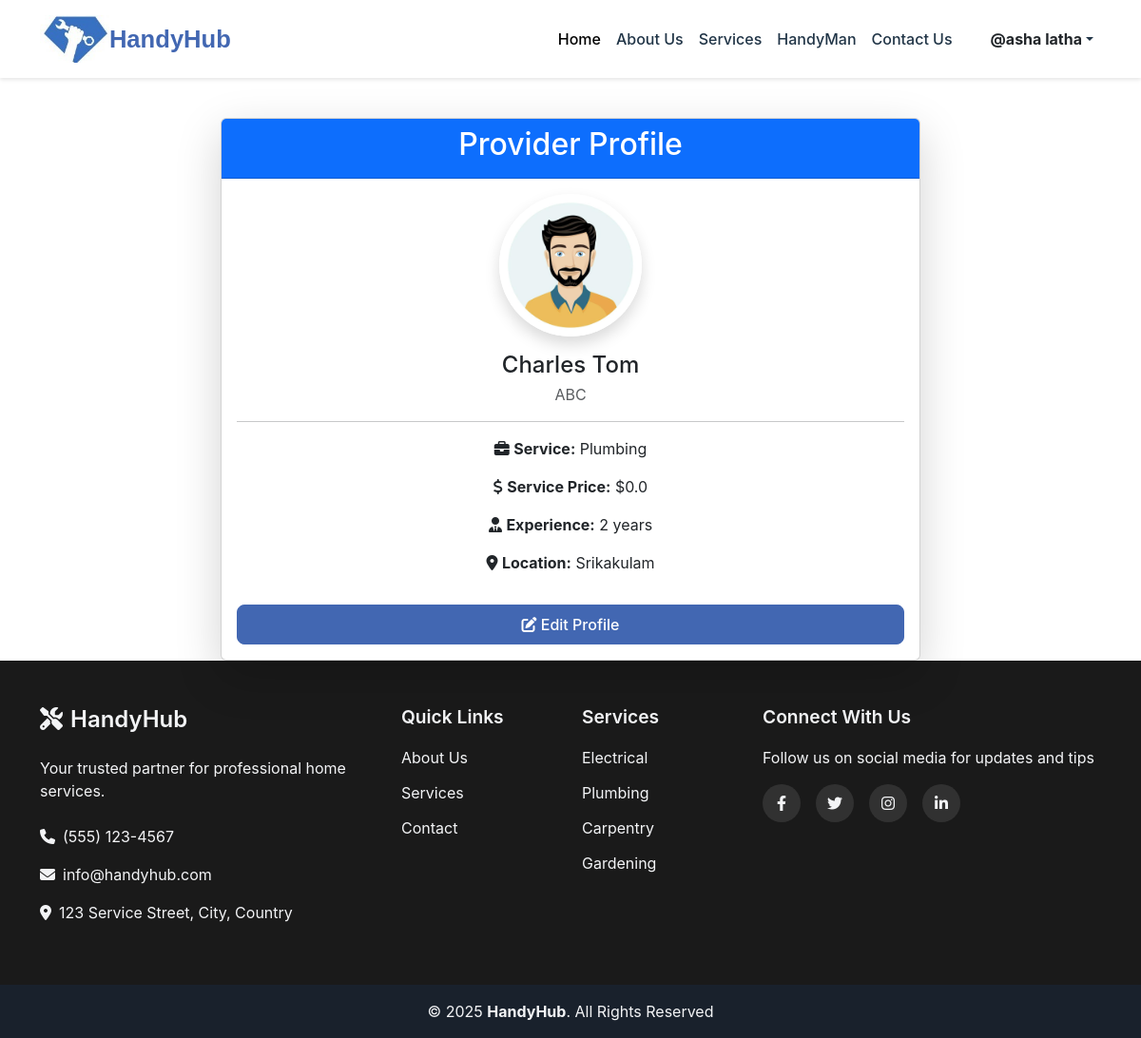
/profile-provider (signed in), run on the app's committed database.
### HandyHub/Handy/models.py (models this page shows, shortened)
class User(db.Model, UserMixin):
    id = db.Column(db.Integer, primary_key=True)
    first_name = db.Column(db.String(100), nullable=False)
    last_name = db.Column(db.String(100), nullable=False)
    email = db.Column(db.String(120), unique=True, nullable=False, index=True)
    phone = db.Column(db.String(15), unique=True, nullable=False, index=True)
    address = db.Column(db.String(500), nullable=False)
    role = db.Column(db.String(20), nullable=False)
    image = db.Column(db.String(255), nullable=True, default='default.png')
    password_hash = db.Column(db.String(256), nullable=False)
    created_at = db.Column(db.DateTime, default=datetime.utcnow)

class Provider(db.Model, UserMixin):
    id = db.Column(db.Integer, primary_key=True)
    first_name = db.Column(db.String(100), nullable=False)
    last_name = db.Column(db.String(100), nullable=False)
    business_name = db.Column(db.String(100), nullable=False)
    email = db.Column(db.String(120), unique=True, nullable=False, index=True)
    phone = db.Column(db.String(15), unique=True, nullable=False, index=True)
    password_hash = db.Column(db.String(256), nullable=False)
    service_id = db.Column(db.Integer, db.ForeignKey('service.id'), nullable=False)
    service = db.relationship('Service', backref=db.backref('providers', lazy=True))
    service_price = db.Column(db.Float, nullable=False, default=0.0)
    experience = db.Column(db.Integer, nullable=True)
    image = db.Column(db.String(255), nullable=True, default='default.png')
    location = db.Column(db.String(255), nullable=True)
    rating = db.Column(db.Float, default=0.0)
    role = db.Column(db.String(20), nullable=False)
    created_at = db.Column(db.DateTime, default=datetime.utcnow)

class Service(db.Model):
    id = db.Column(db.Integer, primary_key=True)
    name = db.Column(db.String(100), unique=True, nullable=False)
    description = db.Column(db.Text, nullable=True)

### HandyHub/Handy/views.py (the view, shortened to what this page needs)
@views.route('/profile-provider', methods=['GET', 'POST'])
@login_required
def provider_profile():
    provider = Provider.query.filter_by(id=current_user.id).first()
    services = Service.query.all()  # Get all services for dropdown
    return render_template('provider_profile.html', provider=provider, services=services)

### HandyHub/Handy/templates/provider_profile.html (shortened to what this page needs)
{% extends "base.html" %}
{% block content %}
<div class="container mt-5">
    <div class="row justify-content-center">
        <div class="col-md-8">
            <div class="card shadow-lg text-center">
                <div class="card-header bg-primary text-white">
                    <h2>Provider Profile</h2>
                </div>
                <div class="card-body">
                    <div class="d-flex justify-content-center mb-3">
                        <img id="profileImage"
                             src="{{ url_for('static', filename='uploads/providers/' + provider.image) }}"
                             alt="Profile Picture"
                             class="rounded-circle shadow"
                             width="150" height="150">
                    </div>
                    <div id="displayMode">
                        <h4 class="mb-1">{{ provider.first_name }} {{ provider.last_name }}</h4>
                        <p class="text-muted">{{ provider.business_name }}</p>
                        <hr>
                        <p><i class="fas fa-briefcase"></i> <strong>Service:</strong> {{ provider.service.name }}</p>
                        <p><i class="fas fa-dollar-sign"></i> <strong>Service Price:</strong> ${{ provider.service_price }}</p>
                        <p><i class="fas fa-user-tie"></i> <strong>Experience:</strong> {{ provider.experience }} years</p>
                        <p><i class="fas fa-map-marker-alt"></i> <strong>Location:</strong> {{ provider.location }}</p>
                        <button class="btn btn-primary w-100 mt-3" onclick="toggleEdit(true)">
                            <i class="fas fa-edit"></i> Edit Profile
                        </button>
                    </div>
                </div>
            </div>
        </div>
    </div>
</div>
{% endblock %}

### HandyHub/Handy/templates/base.html (shortened to what this page needs)
<html lang="en">
  <head>
    <link href="https://cdn.jsdelivr.net/npm/bootstrap@5.3.2/dist/css/bootstrap.min.css" rel="stylesheet">
    <link rel="stylesheet" href="{{url_for('static' ,filename='styles.css')}}"/>
    <link rel="stylesheet" href="https://cdnjs.cloudflare.com/ajax/libs/font-awesome/6.1.1/css/all.min.css">
  </head>
  <body>
    <nav class="navbar navbar-expand-lg fixed-top">
      <div class="container">
          <img src="{{ url_for('static', filename='logo.png') }}" alt="HandyHub Logo" class="navbar-logo">
          <a class="navbar-brand" href="/">HandyHub</a>
          <div class="collapse navbar-collapse" id="navbarNav">
            <ul class="navbar-nav ms-auto">
                <li class="nav-item">
                    <a class="nav-link active" href="/">Home</a>
                </li>
                <li class="nav-item">
                    <a class="nav-link" href="{{ url_for('views.about') }}">About Us</a>
                </li>
                <li class="nav-item">
                    <a class="nav-link" href="{{ url_for('views.services') }}">Services</a>
                </li>
                <li class="nav-item">
                    <a class="nav-link" href="{{ url_for('views.handyman') }}">HandyMan</a>
                </li>
                <li class="nav-item">
                    <a class="nav-link" href="{{ url_for('views.contact') }}">Contact Us</a>
                </li>
                {% if current_user.is_authenticated %}
                <li class="nav-item dropdown ms-lg-3">
                    <a class="nav-link dropdown-toggle d-flex align-items-center" href="#" id="profileDropdown" role="button" data-bs-toggle="dropdown" aria-expanded="false">
                        <span class="ms-2 fw-bold fs-6 text-dark">@{{ current_user.first_name }} {{ current_user.last_name }}</span>
                    </a>
                </li>
                {% endif %}
            </ul>
        </div>
      </div>
  </nav>
    {% block content %}{% endblock %}
    <footer class="footer">
      <div class="footer-top py-5">
        <div class="container">
          <div class="row g-4">
            <div class="col-lg-4 col-md-6">
              <div class="footer-info">
                <h3><i class="fas fa-tools me-2"></i>HandyHub</h3>
                <p class="mb-4">Your trusted partner for professional home services.</p>
                <p><i class="fas fa-phone me-2"></i>(555) 123-4567</p>
                <p><i class="fas fa-envelope me-2"></i>info@handyhub.com</p>
                <p><i class="fas fa-map-marker-alt me-2"></i>123 Service Street, City, Country</p>
              </div>
            </div>
            <div class="col-lg-4 col-md-6">
              <div class="row">
                <div class="col-6">
                  <h4>Quick Links</h4>
                  <ul class="footer-links">
                    <li><a href="{{ url_for('views.about') }}">About Us</a></li>
                    <li><a href="{{ url_for('views.services') }}">Services</a></li>
                    <li><a href="{{ url_for('views.contact') }}">Contact</a></li>
                  </ul>
                </div>
                <div class="col-6">
                  <h4>Services</h4>
                  <ul class="footer-links">
                    <li><a href="{{ url_for('views.services') }}#electrical">Electrical</a></li>
                    <li><a href="{{ url_for('views.services') }}#plumbing">Plumbing</a></li>
                    <li><a href="{{ url_for('views.services') }}#carpentry">Carpentry</a></li>
                    <li><a href="{{ url_for('views.services') }}#gardening">Gardening</a></li>
                  </ul>
                </div>
              </div>
            </div>
            <div class="col-lg-4 col-md-12">
              <h4>Connect With Us</h4>
              <p class="mb-3">Follow us on social media for updates and tips</p>
              <div class="social-links mb-4">
                <a href="https://www.facebook.com" class="facebook"><i class="fa-brands fa-facebook-f"></i></a>
                <a href="https://twitter.com" class="twitter"><i class="fa-brands fa-twitter"></i></a>
                <a href="https://instagram.com" class="instagram"><i class="fa-brands fa-instagram"></i></a>
                <a href="https://linkedin.com" class="fa-brands fa-linkedin-in"></a>
              </div>
            </div>
          </div>
        </div>
      </div>
      <div class="footer-bottom py-3">
        <div class="container text-center">
          <div class="copyright">
            © <span id="currentYear">2024</span> <strong>HandyHub</strong>. All Rights Reserved
          </div>
        </div>
      </div>
    </footer>
  </body>
</html>

### HandyHub/Handy/static/styles.css (style rules this page uses)
:root { --primary-color: #4267B2; --secondary-color: #4267B2; --text-color: #213547; --bg-color: #ffffff; --footer-bg: #1f2937; --footer-text: #f3f4f6; }
body { margin: 0; font-family: 'Inter', system-ui, -apple-system, sans-serif; color: var(--text-color); background-color: var(--bg-color); padding-top: 76px; }
.navbar { background-color: var(--bg-color); box-shadow: 0 2px 4px rgba(0,0,0,0.1); padding: 1rem 0; display: flex; justify-content: space-between; }
.navbar-brand { font-family: 'Poppins', sans-serif; font-weight: 600; color:#4267B2; font-size: 1.6rem; text-decoration: none; display: flex; align-items: center; }
.nav-link { font-weight: 500; color: var(--text-color); padding: 0.5rem 1rem; transition: color 0.3s ease; }
.navbar-logo { height: 50px; max-width: 100px; width: auto; }
.footer { background-color: #1a1a1a; color: #fff; }
.footer-top { background-color: #1a1a1a; }
.footer-bottom { background-color: #111; }
.footer { background-color: var(--footer-bg); color: var(--footer-text); }
.footer-top { padding: 60px 0; }
.footer h3 { font-size: 1.5rem; margin-bottom: 1.5rem; font-weight: 600; }
.footer h4 { font-size: 1.2rem; margin-bottom: 1.2rem; font-weight: 600; }
.footer-links { list-style: none; padding: 0; margin: 0; }
.footer-links li { margin-bottom: 0.8rem; }
.footer-links a { color: var(--footer-text); text-decoration: none; transition: color 0.3s ease; display: inline-flex; align-items: center; }
.social-links { display: flex; gap: 1rem; }
.social-links a { display: inline-flex; align-items: center; justify-content: center; width: 40px; height: 40px; border-radius: 50%; background: rgba(255, 255, 255, 0.1); color: var(--footer-text); text-decoration: none; transition: all 0.3s ease; }
.footer-bottom { background: rgba(0, 0, 0, 0.2); padding: 1rem 0; }
.btn { padding: 0.5rem 1.5rem; font-weight: 500; border-radius: 0.5rem; transition: all 0.3s ease; }
.btn-primary { background-color: var(--primary-color); border-color: var(--primary-color); }

### data on the page
User: first_name "asha", last_name "latha"
Provider: image (picture), first_name "Charles", last_name "Tom", business_name "ABC", service_price "0.0", experience "2", location "Srikakulam"
Service: service.name "Plumbing"
